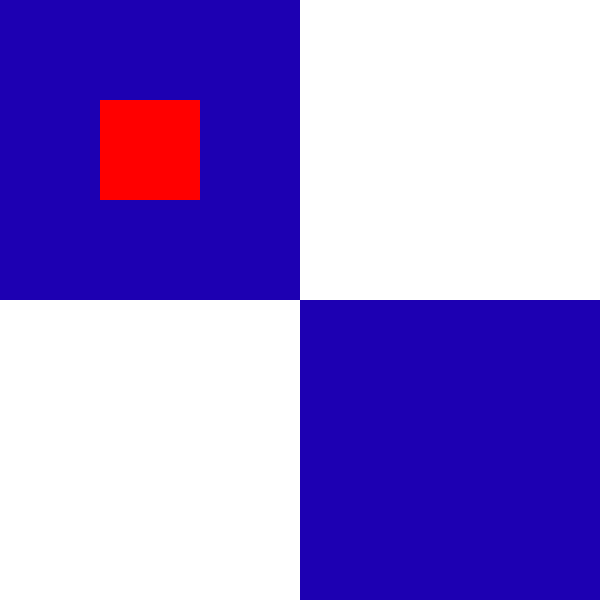
Frame 1 (no input)
Frame 60 (the mouse pressed at the canvas centre just before this capture): identical to frame 1, image omitted
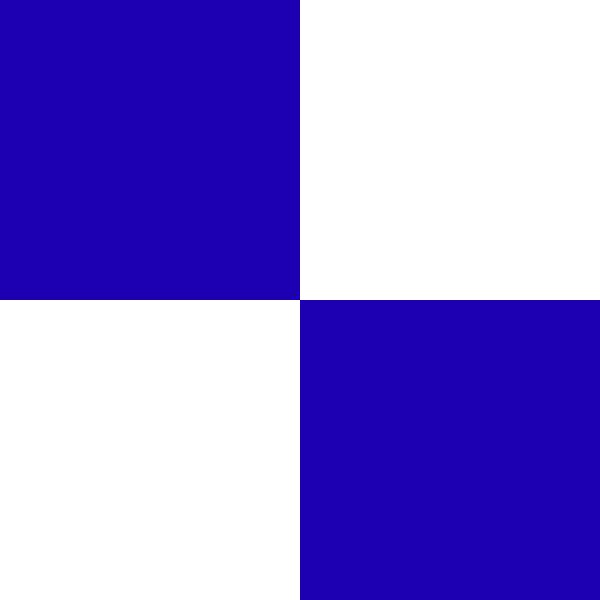
Frame 120 (the mouse held since frame 60 and released just before this capture)

The Processing sketch that drew these frames (run headless with seeded random() and noise(); from frame 60 on, the mouse is pressed at the canvas centre):

// Processing sketch: processing_186204
// ── processing_186204.pde

void setup() {
  size(600, 600);
  background(255, 255, 255);
  noStroke();
}


  //sections
 void draw() {
  fill(29, 0, 178);
  rect(0, 0, width/2, width/2);
  rect(width/2, height/2, width/2, height/2);
  fill(255, 255, 255);
  rect(width/2, 0, width/2, height/2);
  rect(0, height/2, width/2, height/2);
  
  
  //animations
      
  //bottom right
  if (mouseX > width/2) {
    if(mouseY > height/2) {
      fill(255, 0, 0); 
      rect(width/3*2, height/3*2, 100, 100);
    }
  }
  
  //bottom left
  if(mouseX < width/2) {
    if(mouseY > height/2) {
      fill(0, 0, 0);
      rect(width/3/2, height/3*2, 100, 100);
    }
  }

  //top left
  if(mouseX < width/2) {
    if(mouseY < height/2) {
      fill(255, 0, 0);
      rect(width/3/2, height/3/2, 100, 100);
    }
  }

   //top right
   if(mouseX > width/2) {
    if(mouseY < height/2) {
      fill(0, 0, 0);
      rect(width/3*2, height/3/2, 100, 100);
    }
  }
 
  
 }
